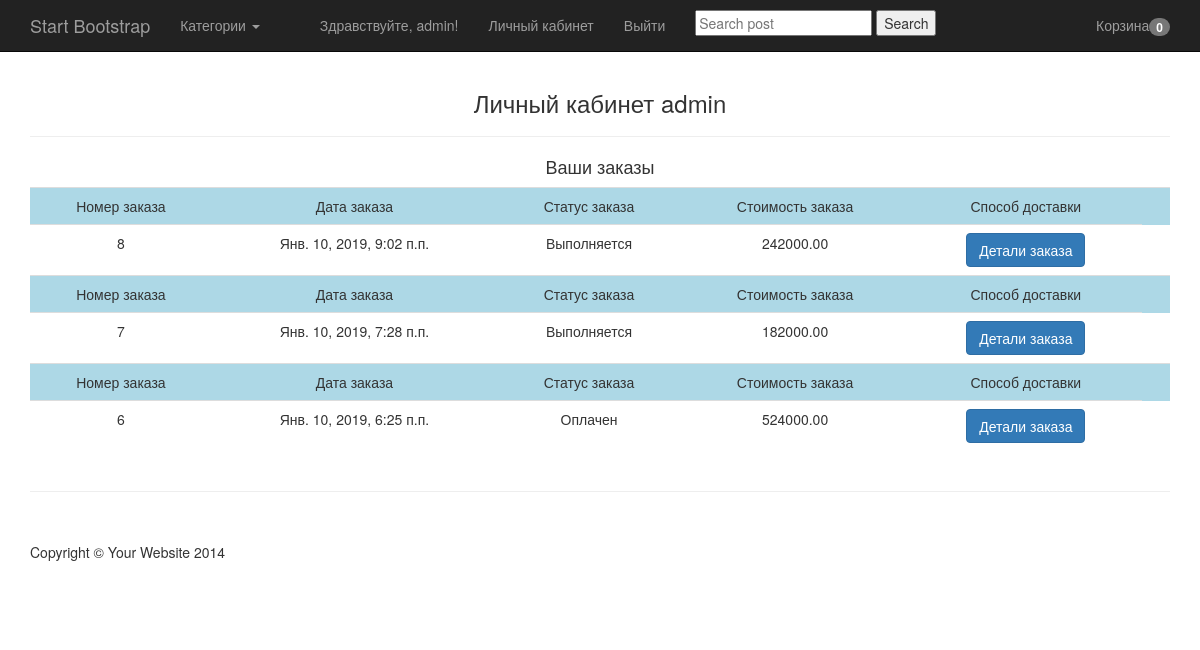
The app's page /account/ (signed in) with its own data.
### ecomapp/models.py (models this page shows, shortened)
class Order(models.Model):
	user = models.ForeignKey(settings.AUTH_USER_MODEL, on_delete=models.CASCADE)
	status = models.CharField(max_length=200, choices=ORDER_STATUS_CHOICES, default=ORDER_STATUS_CHOICES[0][0] , verbose_name='Статус заказа')
	items = models.ManyToManyField(Cart)
	buying_type = models.CharField(max_length=40, choices=(('Самовывоз','Самовывоз' ),('Доставка','Доставка')), default='Самовывоз', verbose_name='тип заказа')
	total = models.DecimalField(max_digits=9 , decimal_places=2 , default=0.00, verbose_name='Общая сумма')
	order_date = models.DateTimeField(auto_now_add=True, verbose_name='Дата заказа')
	first_name = models.CharField(max_length=150, verbose_name='Имя')
	surname  = models.CharField(max_length=150, verbose_name='Фамилия')
	phone = models.CharField(max_length=12, verbose_name='Телефон')
	user_email = models.EmailField(max_length=200, verbose_name='почта пользователя ')
	address = models.CharField(max_length=600, verbose_name='Адрес')
	comments = models.TextField(verbose_name='комментарии')
	class Meta:
		verbose_name = ('Заказ')
		verbose_name_plural = ('Заказы')

### ecomapp/views.py (the view)
# urls.py: url(r'^account/$', account_view, name='account'),
def account_view(request):
	categories = Category.objects.all()
	order =  Order.objects.filter(user=request.user).order_by('-id')
	context = {
	'order': order,
	'categories': categories
	}
	return render(request, 'account.html', context)

### ecomapp/models.py (called while the page is built)
	def get_absoulute_url(self):
		return  reverse('category_detail', kwargs={'category_slug': self.slug})

### ecomapp/templates/account.html (shortened to what this page needs)
{% extends 'base.html' %}
{% load static %}
{% block content %}
<h3 class="text-center" > Личный кабинет {{ request.user}} </h3>
<hr>
<div class="order-list">
		<h4 class="text-center"> Ваши заказы</h4>
		<table class="table" >
		{% for item in order %}
				<tr class="text-center" style="background: lightblue;">
					<td>Номер заказа</td>
					<td>Дата заказа</td>
					<td>Статус заказа</td>
					<td>Стоимость заказа</td>
					<td>Способ доставки</td>
					<td></td>
				</tr>
				<tr class="text-center">
					<td>{{ item.id }}</td>
					<td>{{ item.order_date}}</td>
					<td>{{ item.status }}</td>
					<td>{{ item.total }}</td>
					<td><button type="button" class="btn btn-primary btn-md" data-toggle="modal" data-target="#myModal-{{ item.id }}"> Детали заказа</button></td>
		{% endfor %}
		</table >
{% endblock content %}

### ecomapp/templates/base.html (shortened to what this page needs)
{% load static %}
<!DOCTYPE html>
<html lang="ru">
<head>
    <link href="{% static 'css/bootstrap.min.css' %}" rel="stylesheet">
    <link href="{% static 'css/shop-homepage.css' %}" rel="stylesheet">
</head>
<body>
    <nav class="navbar navbar-inverse navbar-fixed-top" role="navigation">
        <div class="container">
            <div class="navbar-header">
                <a class="navbar-brand" href="/">Start Bootstrap</a>
            </div>
            <div class="collapse navbar-collapse" id="bs-example-navbar-collapse-1">
                <ul class="nav navbar-nav">
                {% if not request.get_full_path == '/' %}
                   <li class="dropdown">
	                  <a href="#" class="dropdown-toggle" data-toggle="dropdown" role="button" aria-haspopup="true" aria-expanded="false">Категории <span class="caret"></span></a>
	                </li>
	            {% endif %}
	            <li><p class="navbar-text" >
                	{% if not request.user.is_authenticated %}
                					<a href="{% url 'registration' %}"><button class="btn btn-info">Регистрация</button></a>
									<a href="{% url 'login' %}"><button class="btn btn-info">Войти</button></a>
            			{% else %}
            			<li>
            			 	<p class="navbar-text" >Здравствуйте,  {{ request.user }}!</p>
            			 </li>
            			<li>
								<a href='{% url "account" %}'>Личный кабинет</a>
						</li>
						<li>
							<a href="{% url 'logout' %}">Выйти</a>
						</li>
            			 {% endif %}
                        <div class="nav navbar-nav" style="padding-top: 10px; padding-bottom: 15px; padding-left: 15px;">
                            <form method='GET' action="" >
                                 <input type="text" name="q" placeholder='Search post'/>
                                <input type='submit' value='Search'/>
                            </form>
                        </div>
            	</p></li>﻿
                </ul>
                <ul class="nav navbar-nav navbar-right">
                	<li><a href='{% url "cart" %}'>Корзина<span class='badge' id='cart_count'>{% if not request.session.total %} 0 {% else %} {{request.session.total}} {% endif %} </span></a></li>
                </ul>
            </div>
        </div>
    </nav>
    <div class="container" style="margin-top: 2	%;">
    	{% block content %}{% endblock content %}
        </div>
    </div>
    <div class="container">
        <hr>
        <footer>
            <div class="row">
                <div class="col-lg-12">
                    <p>Copyright &copy; Your Website 2014</p>
                </div>
            </div>
        </footer>
    </div>
</body>
</html>

### static_in_dev/css/shop-homepage.css (style rules this page uses)
body { padding-top: 70px; }
footer { margin: 50px 0; }

### records on screen
Order: id "8", order_date "Янв. 10, 2019, 9:02 п.п.", status "Выполняется", total "242000.00"
Order: id "7", order_date "Янв. 10, 2019, 7:28 п.п.", status "Выполняется", total "182000.00"
Order: id "6", order_date "Янв. 10, 2019, 6:25 п.п.", status "Оплачен", total "524000.00"

### other values on screen
{{ request.user }} "admin"
